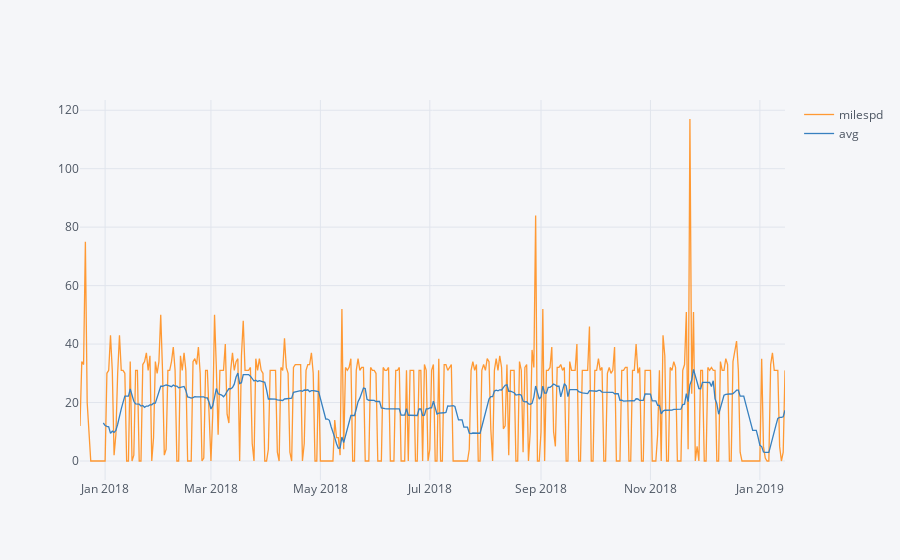

Here is the notebook cell this chart was saved with:
### Code cell
#mpd.milespd.iplot()
mpd['avg'] =mpd.milespd.rolling(14).mean()
mpd.iplot(x='dtime',y=['milespd','avg'])
#mpd.milespd.rolling(14).mean().plot(label='2 Week',linewidth=5)

### Figure 1 — Plotly figure (JSON) as saved in the notebook; plotly's stock layout.template omitted (floating-point values rounded to 4 significant figures; data arrays with more than 128 entries replaced by an {"elided": "..."} marker saying what was removed)
{"data": [{"line": {"color": "rgba(255, 153, 51, 1.0)", "dash": "solid", "shape": "linear", "width": 1.3}, "mode": "lines", "name": "milespd", "text": "", "type": "scatter", "uid": "f22a0e1a-34c5-4f4b-910c-ac0d4e32d299", "x": {"elided": "394 str values"}, "y": {"elided": "394 int values"}}, {"line": {"color": "rgba(55, 128, 191, 1.0)", "dash": "solid", "shape": "linear", "width": 1.3}, "mode": "lines", "name": "avg", "text": "", "type": "scatter", "uid": "025e0343-8c95-4581-80c6-867d1157ac6a", "x": {"elided": "394 str values"}, "y": {"elided": "394 mixed values"}}], "layout": {"legend": {"bgcolor": "#F5F6F9", "font": {"color": "#4D5663"}}, "paper_bgcolor": "#F5F6F9", "plot_bgcolor": "#F5F6F9", "title": {"font": {"color": "#4D5663"}}, "xaxis": {"gridcolor": "#E1E5ED", "showgrid": true, "tickfont": {"color": "#4D5663"}, "title": {"font": {"color": "#4D5663"}, "text": ""}, "zerolinecolor": "#E1E5ED"}, "yaxis": {"gridcolor": "#E1E5ED", "showgrid": true, "tickfont": {"color": "#4D5663"}, "title": {"font": {"color": "#4D5663"}, "text": ""}, "zerolinecolor": "#E1E5ED"}}}
